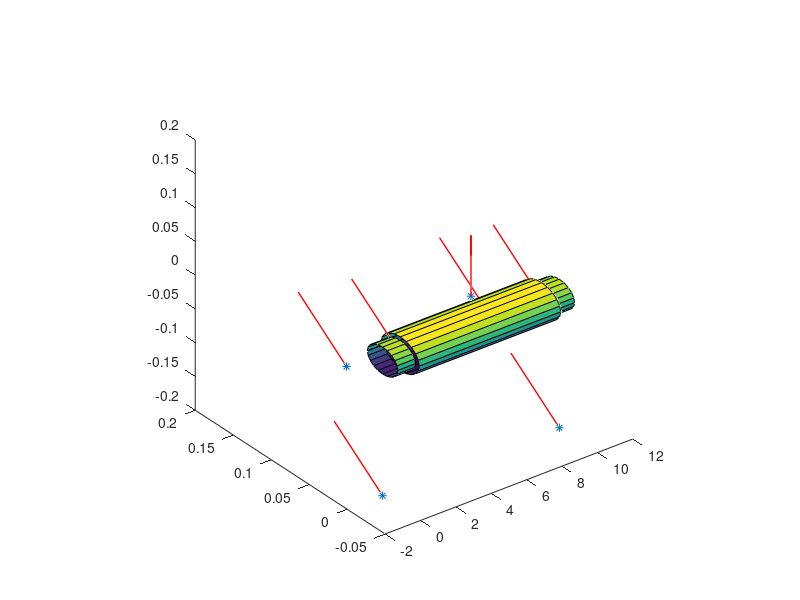

The MATLAB script that drew this image:
clear all; clc; close all;

%Inputdata
L = 10;

%Radiuses
axle_main_radius = 0.05/2;
axle_secondary_radius = axle_main_radius * 0.8;
chain_radius = axle_main_radius + 0.02; %rd
wheel_radius = 0.4/2; %Dd
brake_disk_radius = wheel_radius/2; % rb

%Positions
bearing_pos = 1; %b1
brake_disk_pos = 1;



%Forces
bearing_force_N = 20 * [0; 1; 1] / sqrt(2); % Actual values later
wheel_drive_force_N = 20 * [0; 0; 1];
wheel_normal_force_N = 20 * [0; 1; 0];
braking_force_N = 20 * [0; 1; 1] / sqrt(2);
chain_force_N = 20 * [0; 0; 1];

%Act points
wheel_act_point_left = [0; 0; -wheel_radius];
bearing_act_point_left = [bearing_pos; 0; 0];
brake_act_point_left = [brake_disk_pos; brake_disk_radius/sqrt(2); -brake_disk_radius/sqrt(2)];
chain_act_point = [L/2; 0; chain_radius];
brake_act_point_right = [L-brake_disk_pos; brake_disk_radius/sqrt(2); -brake_disk_radius/sqrt(2)];
bearing_act_point_right = [L-bearing_pos; 0; 0];
wheel_act_point_right = [L; 0; -wheel_radius];

wheel_total_force_N = wheel_normal_force_N + wheel_drive_force_N;


force_matrix = [wheel_total_force_N, bearing_force_N, braking_force_N, chain_force_N, braking_force_N, bearing_force_N, wheel_total_force_N];
act_point_matrix = [wheel_act_point_left, bearing_act_point_left, brake_act_point_left, chain_act_point, brake_act_point_right, bearing_act_point_right, wheel_act_point_right];

disp(force_matrix);
disp(act_point_matrix);

plot3(act_point_matrix(1, :), act_point_matrix(2, :), act_point_matrix(3, :), '*');
for i = 1:length(force_matrix)
    act_point = act_point_matrix(:, i);
    force = force_matrix(:, i);

    %Normalize force
    force = force / norm(force);
    force = force * 0.1;

    hold on;
    quiver3(act_point(1), act_point(2), act_point(3), force(1), force(2), force(3), 'r','LineWidth',1);
end

%Draw cylinders
%Main cylinder
hold on;
[X,Y,Z] = cylinder(axle_main_radius);
surf(Z*(L - 2 * bearing_pos) + bearing_pos, X, Y);

%Secondary cylinders
hold on;
[X,Y,Z] = cylinder(axle_secondary_radius);
surf(Z*bearing_pos, X, Y);
hold on;
surf(Z*bearing_pos + L -bearing_pos, X, Y);



pbaspect([1,1,1]);



function ret = calc_cross_section_forces(x, force_matrix, act_point_matrix)
    cross_section_pos = [x; 0; 0];
    forces = [];

    %Get forces left of x
    for i = 1:length(act_point_matrix)
        if act_point_matrix(1, i) - x <= 0
            forces = [forces, force_matrix(:, i)];
        end
    end

    [~, cols] = size(forces);
    moments = zeros(size(forces));
    for i = 1:cols
        moments(:,i) = cross(act_point_matrix(:,i) - cross_section_pos, forces(:, i));
    end

    T = -[sum(forces(1,:)); sum(forces(2,:)); sum(forces(3,:))];
    M = -[sum(moments(1,:)); sum(moments(2,:)); sum(moments(3,:))];
    ret.T = T;
    ret.M = M;
end


result = calc_cross_section_forces(0, force_matrix, act_point_matrix);
disp(result.T)
disp(result.M)